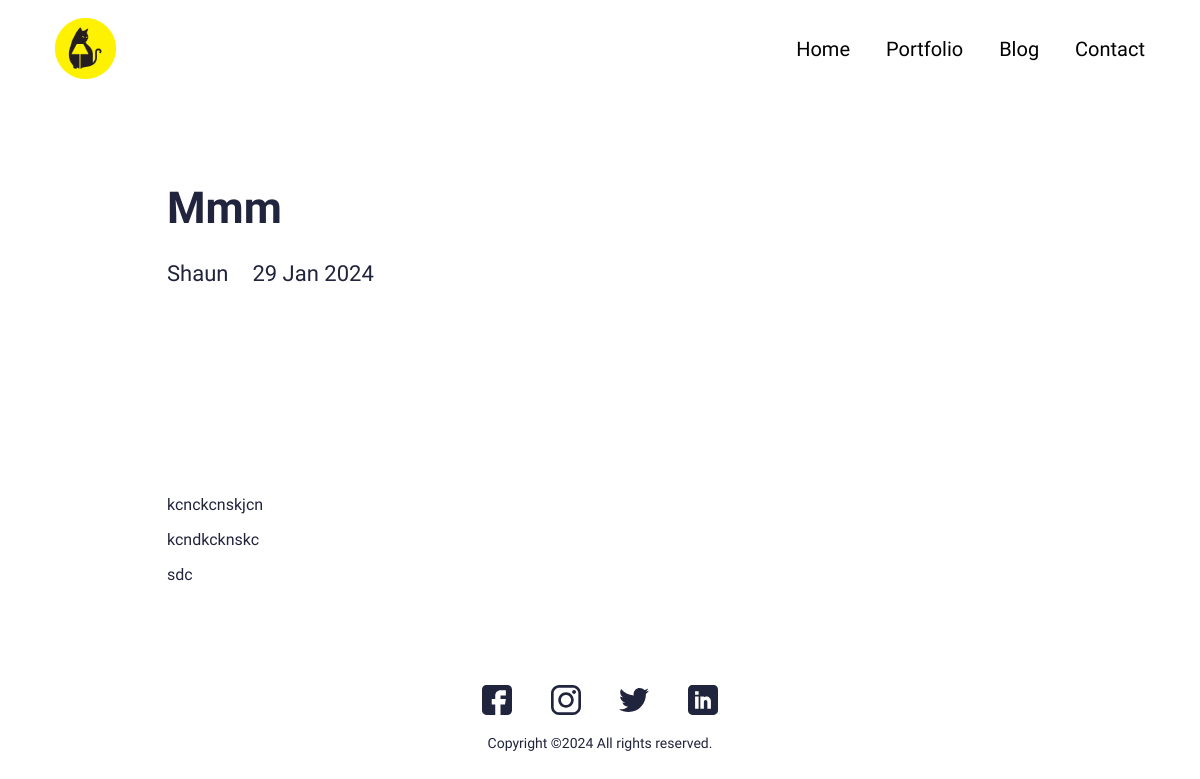
Screenshot of /blog/mmm with the database file from the repository.
### main/models.py (models this page shows, shortened)
class Blog(models.Model):
    class Meta:
        verbose_name_plural = 'Blog Profiles'
        verbose_name = 'Blog'
        ordering = ["timestamp"]
    timestamp = models.DateTimeField(auto_now_add=True)
    author = models.CharField(max_length=200, blank=True, null=True)
    name = models.CharField(max_length=200, blank=True, null=True)
    description = models.CharField(max_length=500, blank=True, null=True)
    body = RichTextField(blank=True, null=True)
    slug = models.SlugField(null=True, blank=True)
    image = models.ImageField(blank=True, null=True, upload_to="blog")
    is_active = models.BooleanField(default=True)

### main/views.py (the view)
# urls.py: path('blog/<slug:slug>', views.BlogDetailView.as_view(), name="blog"),
class BlogDetailView(generic.DetailView):
	model = Blog
	template_name = "main/blog-detail.html"

### portfolio_web/context_processors.py (called while the page is built)
def project_context(request):
    context={
        'me':User.objects.first(),
    }
    return context

### main/templates/main/blog-detail.html (shortened to what this page needs)
{% extends 'main/base.html' %}
{% load static %}
{% block content %}
<section>
  <div class="innerPageBannerCol">
    <div class="container">
      <div class="row g-4 g-md-3  align-items-center">
        <div class="col-md-6">
          <div class="bannerContent">
            <h1 class="xlTitle pb-md-3">{{object.name|title}}</h1>
          </div>
        </div>
      </div>
      <div class="row">
        <div class="col-md-auto">
          <div class="authorCol">
            <h4 class="smTitle pb-3">{{object.author|title}}</h4>
          </div>
        </div>
        <div class="col-md">
          <h4 class="smTitle pb-3">{{object.timestamp.date}}</h4>
        </div>
      </div>
    </div>
  </div>
</section>
<section>
  <div class="sectionSpaceSm">
    <div class="container">
      {{object.body|safe}}
    </div>
  </div>
</section>
{% endblock %}

### static/css/style.css (style rules this page uses)
:root { --primaryColor: #9C07B6; --primaryDarkColor: #3D0048; --primaryHoverColor: #900AA8; --secondaryColor: #F9B000; --baseColor: #21243D; --baseFont: 'Heebo', sans-serif; --titleFont: 'Courier Prime', monospace; --regular: 400; --medium: 500; --bold: 700; --black: 900; --lightBg: #F1F1F1; }
html { scroll-behavior: smooth; }
body { font-family: var(--baseFont); color: var(--baseColor); line-height: normal; }
.xlTitle { font-size: 44px; line-height: 1.3; font-weight: var(--bold); font-family: var(--titleFont) }
.smTitle { font-size: 22px; line-height: normal; font-weight: var(--regular); font-family: var(--titleFont) }
.sectionSpaceSm { padding: 35px 0; }
.innerPageBannerCol { padding: 180px 0 150px; }
@media (min-width:992px) { .container, .container-lg, .container-md, .container-sm, .container-xl, .container-xxl { max-width: 890px; } }

### rows the page displays
Blog: name "Mmm", author "Shaun", timestamp "29 Jan 2024", body "kcnckcnskjcn kcndkcknskc sdc"
